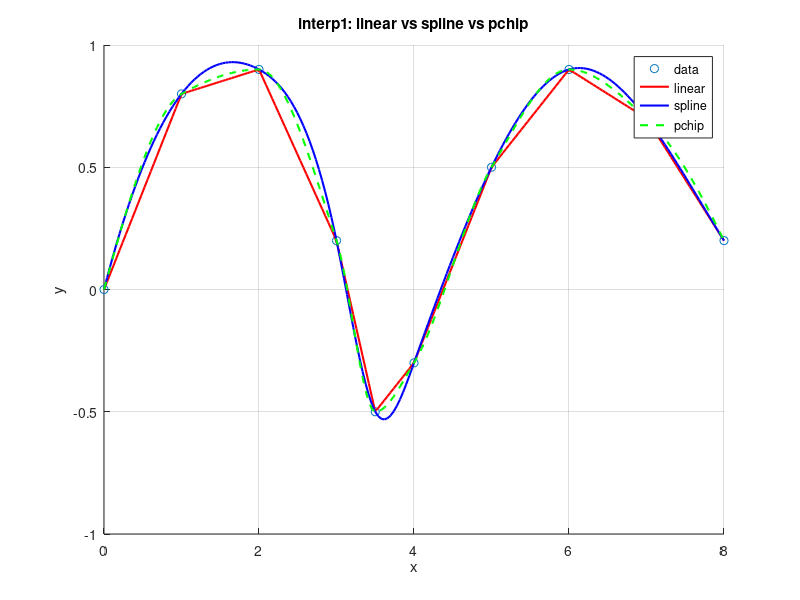
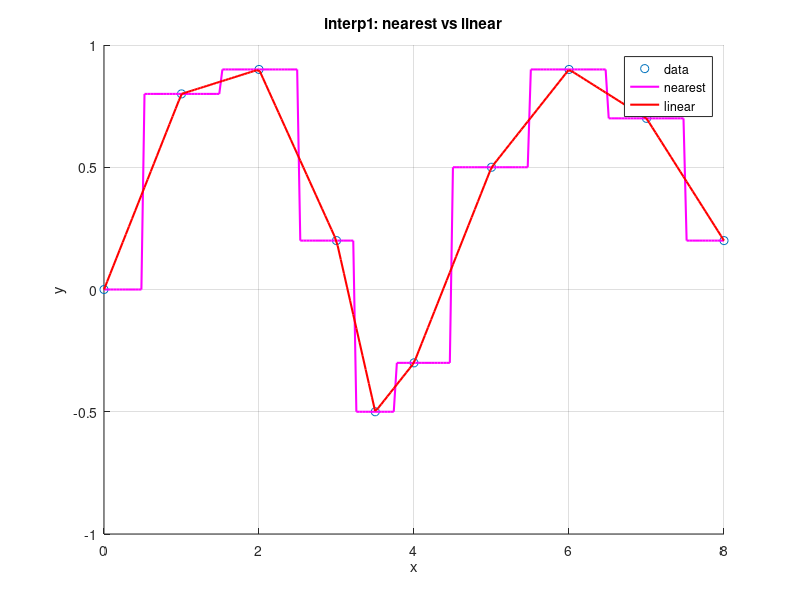

MATLAB code to generate these figures, in order:
% Interp1 Methods — Compare interpolation techniques
% Linear, nearest, spline, and pchip on the same data.
clear
close all

% Sparse samples with a sharp feature
x = [0 1 2 3 3.5 4 5 6 7 8];
y = [0 0.8 0.9 0.2 -0.5 -0.3 0.5 0.9 0.7 0.2];

xq = linspace(0, 8, 200);

y_lin  = interp1(x, y, xq, 'linear');
y_near = interp1(x, y, xq, 'nearest');
y_spl  = interp1(x, y, xq, 'spline');
y_pch  = interp1(x, y, xq, 'pchip');

figure(1)
hold on
scatter(x, y)
plot(xq, y_lin, 'r-', 'LineWidth', 1.5)
plot(xq, y_spl, 'b-', 'LineWidth', 1.5)
plot(xq, y_pch, 'g--', 'LineWidth', 1.5)
hold off
title('interp1: linear vs spline vs pchip')
xlabel('x')
ylabel('y')
legend('data', 'linear', 'spline', 'pchip')
grid on

figure(2)
hold on
scatter(x, y)
plot(xq, y_near, 'm-', 'LineWidth', 1.5)
plot(xq, y_lin, 'r-', 'LineWidth', 1.5)
hold off
title('interp1: nearest vs linear')
xlabel('x')
ylabel('y')
legend('data', 'nearest', 'linear')
grid on
